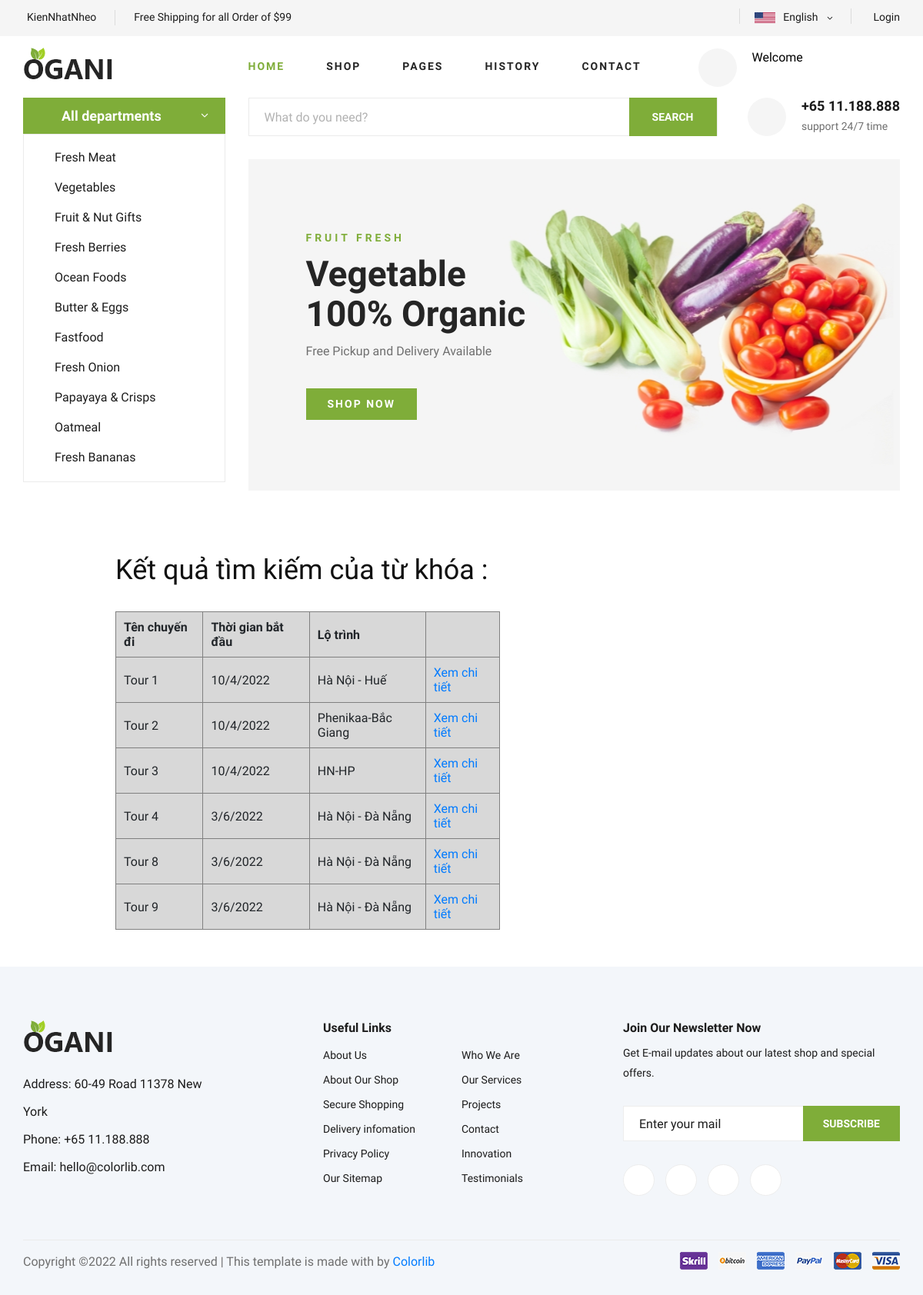
The app's page /Tourism_Web/Tourism_Web/index.php/user_controller/search_start_place with its own data.
### tables this page shows
CREATE TABLE `tour` (
  `tour_id` int(11) NOT NULL,
  `tour_name` varchar(50) DEFAULT NULL,
  `tour_route` varchar(100) DEFAULT NULL,
  `tour_price` int(11) DEFAULT NULL,
  `tour_detail` varchar(500) DEFAULT NULL,
  `tour_length` varchar(10) DEFAULT NULL,
  `tour_type` varchar(20) DEFAULT NULL,
  `tour_startday` varchar(20) DEFAULT NULL,
  `tour_image` char(200) DEFAULT NULL,
  `tour_display` int(1) NOT NULL,
  `tour_rate` float NOT NULL
);

### Tourism_Web/Tourism_Web/application/controllers/user_controller.php (called while the page is built, shortened)
<?php
class User_controller extends CI_Controller{
	public function search_start_place(){
		$place_key = $_POST['place_search'];
		$this->load->model('user_model');
		$list_place = $this->user_model->search_start_place($place_key);
		$data1['place_key'] = $place_key;
		if($list_place != null){
			$data2['place'] = $list_place;
		} else {
			$data2['place'] = null;
		}
		$this->load->view('search_head');
		$this->load->view('search_title', $data1);
		$this->load->view('search_result', $data2);
	}
}
?>

### Tourism_Web/Tourism_Web/index.php (called while the page is built, shortened)
<?php
require_once BASEPATH.'core/CodeIgniter.php';

### Tourism_Web/Tourism_Web/application/models/user_model.php (called while the page is built, shortened)
<?php
class User_model extends CI_Model{
	public function search_start_place($place){
		$query = $this->db->query("select * from tour where tour_route like '%".$place."'");
		return $query->result();
	}
}
?>

### Tourism_Web/Tourism_Web/application/views/search_result.php (the view, shortened to what this page needs)
<div style="margin-left: 12.5%;margin-bottom: 3rem;margin-top: 2rem;">
	 <table border="1" style="width:500px;background-color: rgb(216, 216, 216);">
                    <?php
                     if($place == NULL){
                         echo '<h3 style="color:blue">Không có kết quả nào!</h3>';
                     } else {
                        echo '<tr>
                        <th style="padding:10px">Tên chuyến đi</th>
                        <th style="padding:10px">Thời gian bắt đầu</th>
                        <th style="padding:10px">Lộ trình</th>
                        <th style="padding:10px"></th>
                    </tr>';
                        foreach($place as $item){
                           echo '<tr>
                          <td style="padding:10px">'.$item->tour_name.'</td>
                          <td style="padding:10px">'.$item->tour_startday.'</td>
                          <td style="padding:10px">'.$item->tour_route.'</td>
                          <td style="padding:10px"><a href="../user_controller/tour_detail/'.$item->tour_id.'">Xem chi tiết</a></td>
                       </tr>';
                        }
                     }
                     ?>
                </table>
</div>
<?php include_once('footer.php'); ?>

### records on screen
tour: tour_name "Tour 1", tour_startday "10/4/2022", tour_route "Hà Nội - Huế"
tour: tour_name "Tour 2", tour_startday "10/4/2022", tour_route "Phenikaa-Bắc Giang"
tour: tour_name "Tour 3", tour_startday "10/4/2022", tour_route "HN-HP"
tour: tour_name "Tour 4", tour_startday "3/6/2022", tour_route "Hà Nội - Đà Nẵng"
tour: tour_name "Tour 8", tour_startday "3/6/2022", tour_route "Hà Nội - Đà Nẵng"
tour: tour_name "Tour 9", tour_startday "3/6/2022", tour_route "Hà Nội - Đà Nẵng"
